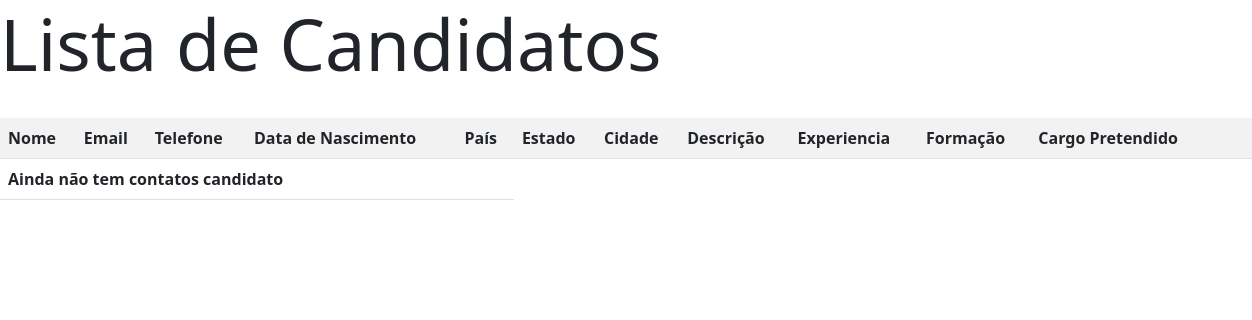
Page /ListaCandidato on the earlier database version.
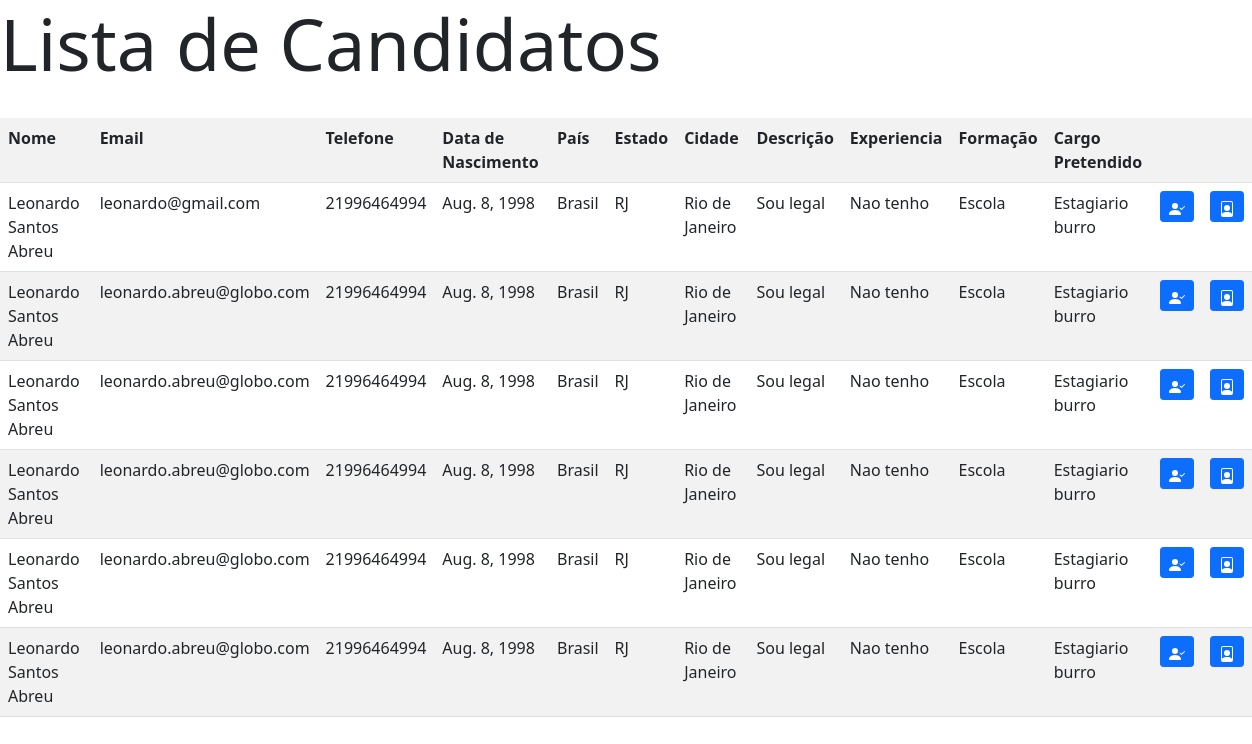
Same page on the later database version.
### TrabalhoWeb/models.py (models this page shows, shortened)
class Candidato(models.Model):
    nome = models.CharField(max_length=100, help_text='Nome')
    email = models.EmailField(help_text='Email', max_length=254)
    telefone = models.CharField(help_text='Telefone com DDD e DDI', max_length=20)
    dtNasc = models.DateField(verbose_name='Data de Nascimento', help_text='Nascimento no formado DD/MM/AAAA')
    cidade = models.CharField(max_length=254, help_text='Cidade')
    estado = models.CharField(max_length=254, help_text='Estado')
    pais = models.CharField(max_length=254, help_text='País')
    descricao = models.CharField(help_text='Descrição', max_length=254)
    experiencia = models.CharField(help_text='Experiências', max_length=254)
    formacao = models.CharField(help_text='Formação', max_length=254)
    cargo = models.CharField(help_text='Cargo', max_length=254)
    estadoCivil = models.CharField(help_text='Estado civil', max_length=254)
    sexo = models.CharField(help_text='Sexo', max_length=254)
    endereco = models.CharField(max_length=254, help_text='Endereco')

### TrabalhoWeb/views.py (the view)
# urls.py: path('ListaCandidato', views.CandidatoListView.as_view(), name='lista-candidato'),
class CandidatoListView(View):
 def get(self, request, *args, **kwargs):
    candidato = Candidato.objects.all()
    context = { 'candidato': candidato, }
    return render(request,'TrabalhoWeb/listaCandidato.html', context)

### TrabalhoWeb/templates/TrabalhoWeb/listaCandidato.html (shortened to what this page needs)
{% load static %}
<!DOCTYPE html>
<html>
<head>
<link rel="stylesheet" href="{% static 'css/estilo.css' %}">
<link href="https://cdn.jsdelivr.net/npm/bootstrap@5.1.3/dist/css/bootstrap.min.css" rel="stylesheet">
</head>
<body>
 <h1 class="display-2">Lista de Candidatos</h1>
 <br/>
 <table class="table table-striped">
 <tr><th>Nome</th><th>Email</th><th>Telefone</th><th>Data de Nascimento</th><th>País</th><th>Estado</th><th>Cidade</th><th>Descrição</th><th>Experiencia</th><th>Formação</th><th>Cargo Pretendido</th><th></th><th></th></tr>
 {% if candidato %}
 {% for c in candidato %}
 <tr>
 <td>{{ c.nome }}</td><td>{{c.email }}</td><td>{{ c.telefone }}</td><td>{{ c.dtNasc }}</td><td>{{c.pais }}</td><td>{{ c.estado }}</td><td>{{ c.cidade }}</td><td>{{c.descricao }}</td><td>{{ c.experiencia }}</td><td>{{ c.formacao }}</td><td>{{c.cargo }}</td>
    <td>
        <button type="button" class="btn btn-primary btn-sm">
        </button>
    </td>
    <td>
        <button type="button" class="btn btn-primary btn-sm">
        </button>
    </td>
 </tr>
 {% endfor %}
 {% else %}
 <tr><th colspan="5">Ainda não tem contatos candidato</th></tr>
 {% endif %}
</table>
</body>
</html>

Differences in the rows shown:
added Candidato: nome "Leonardo Santos Abreu", email "leonardo@gmail.com", telefone "21996464994", dtNasc "Aug. 8, 1998", pais "Brasil", estado "RJ", cidade "Rio de Janeiro", descricao "Sou legal", experiencia "Nao tenho", formacao "Escola", cargo "Estagiario burro"
added Candidato: nome "Leonardo Santos Abreu", email "leonardo.abreu@globo.com", telefone "21996464994", dtNasc "Aug. 8, 1998", pais "Brasil", estado "RJ", cidade "Rio de Janeiro", descricao "Sou legal", experiencia "Nao tenho", formacao "Escola", cargo "Estagiario burro"
added Candidato: nome "Leonardo Santos Abreu", email "leonardo.abreu@globo.com", telefone "21996464994", dtNasc "Aug. 8, 1998", pais "Brasil", estado "RJ", cidade "Rio de Janeiro", descricao "Sou legal", experiencia "Nao tenho", formacao "Escola", cargo "Estagiario burro"
added Candidato: nome "Leonardo Santos Abreu", email "leonardo.abreu@globo.com", telefone "21996464994", dtNasc "Aug. 8, 1998", pais "Brasil", estado "RJ", cidade "Rio de Janeiro", descricao "Sou legal", experiencia "Nao tenho", formacao "Escola", cargo "Estagiario burro"
added Candidato: nome "Leonardo Santos Abreu", email "leonardo.abreu@globo.com", telefone "21996464994", dtNasc "Aug. 8, 1998", pais "Brasil", estado "RJ", cidade "Rio de Janeiro", descricao "Sou legal", experiencia "Nao tenho", formacao "Escola", cargo "Estagiario burro"
added Candidato: nome "Leonardo Santos Abreu", email "leonardo.abreu@globo.com", telefone "21996464994", dtNasc "Aug. 8, 1998", pais "Brasil", estado "RJ", cidade "Rio de Janeiro", descricao "Sou legal", experiencia "Nao tenho", formacao "Escola", cargo "Estagiario burro"
Other differences:
text no longer shown: "Ainda não tem contatos candidato"
